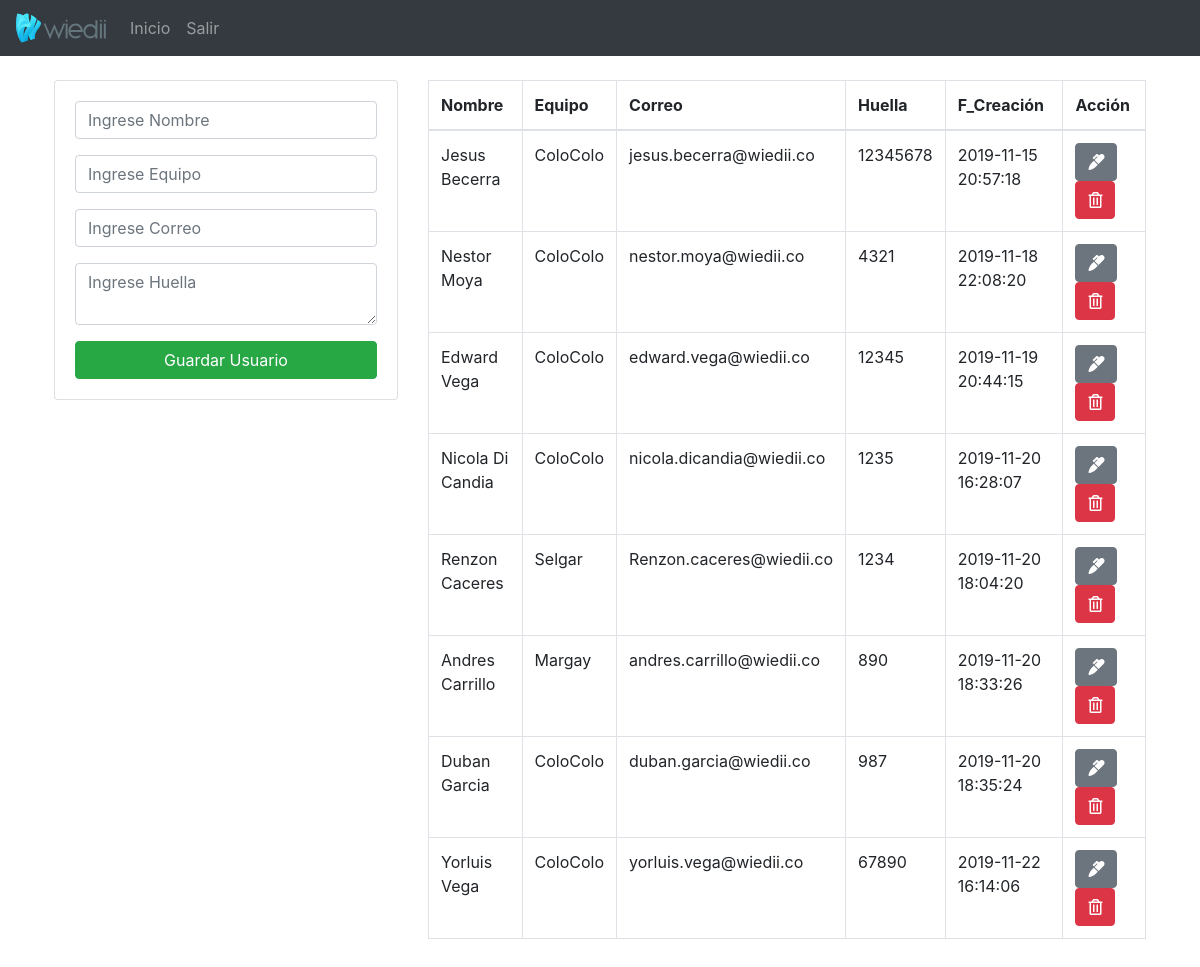
Page /configuracion.php (signed in) on the committed database.
### tables this page shows
CREATE TABLE `user` (
  `id` int(255) NOT NULL,
  `nombre` text NOT NULL,
  `equipo` text NOT NULL,
  `correo` varchar(255) NOT NULL,
  `huella` varchar(255) NOT NULL,
  `f_creacion` timestamp NOT NULL DEFAULT CURRENT_TIMESTAMP
);

### configuracion.php (the view, shortened to what this page needs)
<?php
include("db.php");
?>
<!DOCTYPE html>
<html lang="en">
<head>
<link rel="stylesheet" href="https://stackpath.bootstrapcdn.com/bootstrap/4.3.1/css/bootstrap.min.css"
integrity="sha384-ggOyR0iXCbMQv3Xipma34MD+dH/1fQ784/j6cY/iJTQUOhcWr7x9JvoRxT2MZw1T">
<link rel="stylesheet" href="https://use.fontawesome.com/releases/v5.6.3/css/all.css"
integrity="sha384-UHRtZLI+pbxtHCWp1t77Bi1L4ZtiqrqD80Kn4Z8NTSRyMA2Fd33n5dQ8lWUE00s/">
</head>
<body>
<nav class="navbar navbar-expand-lg navbar-dark bg-dark">
   <a class="navbar-brand" href="#">
      <img src="./imagenes/wd.svg" width="90" height="30" class="d-inline-block align-top" alt="">
   </a>
   <div class="collapse navbar-collapse" id="navbarNav">
      <ul class="navbar-nav">
         <li class="nav-item">
            <a class="nav-link" href="index.php">Inicio <span class="sr-only">(current)</span></a>
         </li>
         <li class="nav-item">
            <a class="nav-link" href="login.php">Salir</a>
         </li>
      </ul>
   </div>
</nav>
<div class="container p-4">
   <div class="row">
      <div class="col-md-4">
         <div class="card card-body">
            <form action="save_user.php" method="POST">
               <div class="form-group">
                  <input type="text" name="nombre" class="form-control" placeholder="Ingrese Nombre" required autofocus>
               </div>
               <div class="form-group">
                  <input type="text" name="equipo" class="form-control" placeholder="Ingrese Equipo" required autofocus>
               </div>
               <div class="form-group">
                  <input type="text" name="correo" class="form-control" placeholder="Ingrese Correo" required autofocus>
               </div>
               <div class="form-group">
                  <textarea name="huella" rows="2" class="form-control" placeholder="Ingrese Huella" required></textarea>
               </div>
               <input type="submit" class="btn btn-success btn-block" name="save_user" value="Guardar Usuario">
            </form>
         </div>
      </div>
      <div class="col-md-8">
         <table class="table table-bordered">
            <thead>
               <tr>
                  <th>Nombre</th>
                  <th>Equipo</th>
                  <th>Correo</th>
                  <th>Huella</th>
                  <th>F_Creación</th>
                  <th>Acción</th>
               </tr>
            </thead>
            <tbody>
               <?php
               $query = "SELECT * FROM user";
               $result_user = mysqli_query($conn, $query);
               while ($row = mysqli_fetch_array($result_user)) { ?>
                  <tr>
                     <td><?php echo $row['nombre'] ?></td>
                     <td><?php echo $row['equipo'] ?></td>
                     <td><?php echo $row['correo'] ?></td>
                     <td><?php echo $row['huella'] ?></td>
                     <td><?php echo $row['f_creacion'] ?></td>
                     <td>
                        <a href="edit_user.php?id=<?php echo $row['id'] ?>" class="btn
                             btn-secondary">
                           <i class="fas fa-marker"></i>
                        </a>
                        <a href="delete_user.php?id=<?php echo $row['id'] ?>" class="btn
                             btn-danger">
                           <i class="far fa-trash-alt"></i>
                        </a>
                     </td>
                  </tr>
               <?php } ?>
            </tbody>
         </table>
      </div>
   </div>
</div>
</body>

### rows in the picture
user: nombre "Jesus Becerra", equipo "ColoColo", correo "jesus.becerra@wiedii.co", huella "12345678", f_creacion "2019-11-15 20:57:18"
user: nombre "Nestor Moya", equipo "ColoColo", correo "nestor.moya@wiedii.co", huella "4321", f_creacion "2019-11-18 22:08:20"
user: nombre "Edward Vega", equipo "ColoColo", correo "edward.vega@wiedii.co", huella "12345", f_creacion "2019-11-19 20:44:15"
user: nombre "Nicola Di Candia", equipo "ColoColo", correo "nicola.dicandia@wiedii.co", huella "1235", f_creacion "2019-11-20 16:28:07"
user: nombre "Renzon Caceres", equipo "Selgar", correo "Renzon.caceres@wiedii.co", huella "1234", f_creacion "2019-11-20 18:04:20"
user: nombre "Andres Carrillo", equipo "Margay", correo "andres.carrillo@wiedii.co", huella "890", f_creacion "2019-11-20 18:33:26"
user: nombre "Duban Garcia", equipo "ColoColo", correo "duban.garcia@wiedii.co", huella "987", f_creacion "2019-11-20 18:35:24"
user: nombre "Yorluis Vega", equipo "ColoColo", correo "yorluis.vega@wiedii.co", huella "67890", f_creacion "2019-11-22 16:14:06"
